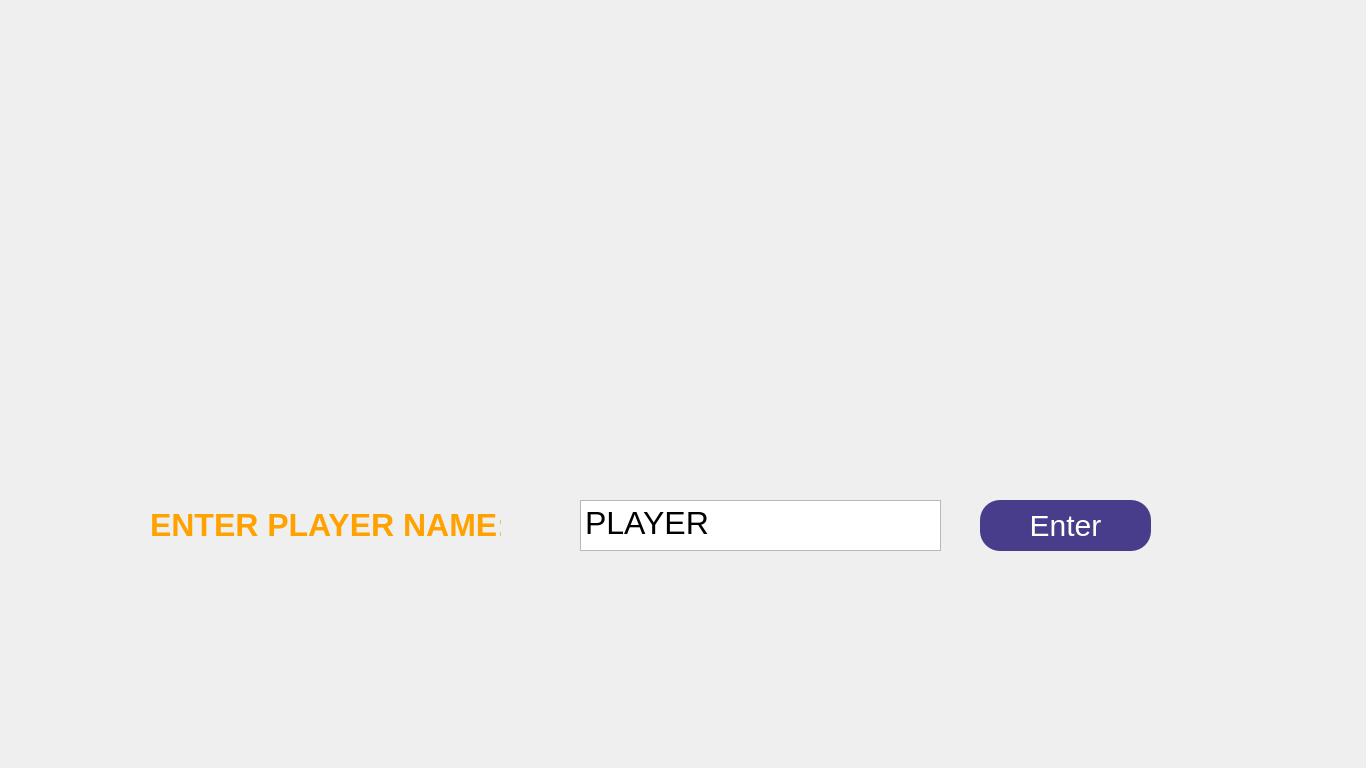
<?xml version="1.0" encoding="UTF-8"?>
<ui version="4.0">
 <class>Player</class>
 <widget class="QWidget" name="Player">
  <property name="enabled">
   <bool>true</bool>
  </property>
  <property name="geometry">
   <rect>
    <x>0</x>
    <y>0</y>
    <width>1366</width>
    <height>768</height>
   </rect>
  </property>
  <property name="windowTitle">
   <string>Form</string>
  </property>
  <widget class="QPushButton" name="pushButton">
   <property name="geometry">
    <rect>
     <x>980</x>
     <y>500</y>
     <width>171</width>
     <height>51</height>
    </rect>
   </property>
   <property name="styleSheet">
    <string notr="true">border-radius:20px;
background-color:rgb(72,61,139);
color:rgb(255,255,255);
font-size:30px;</string>
   </property>
   <property name="text">
    <string>Enter</string>
   </property>
  </widget>
  <widget class="QTextEdit" name="textEdit">
   <property name="geometry">
    <rect>
     <x>580</x>
     <y>500</y>
     <width>361</width>
     <height>51</height>
    </rect>
   </property>
   <property name="html">
    <string>&lt;!DOCTYPE HTML PUBLIC &quot;-//W3C//DTD HTML 4.0//EN&quot; &quot;http://www.w3.org/TR/REC-html40/strict.dtd&quot;&gt;
&lt;html&gt;&lt;head&gt;&lt;meta name=&quot;qrichtext&quot; content=&quot;1&quot; /&gt;&lt;style type=&quot;text/css&quot;&gt;
p, li { white-space: pre-wrap; }
&lt;/style&gt;&lt;/head&gt;&lt;body style=&quot; font-family:'Ubuntu'; font-size:11pt; font-weight:400; font-style:normal;&quot;&gt;
&lt;p style=&quot; margin-top:0px; margin-bottom:0px; margin-left:0px; margin-right:0px; -qt-block-indent:0; text-indent:0px;&quot;&gt;&lt;span style=&quot; font-size:24pt;&quot;&gt;PLAYER&lt;/span&gt;&lt;/p&gt;&lt;/body&gt;&lt;/html&gt;</string>
   </property>
  </widget>
  <widget class="QLabel" name="label">
   <property name="geometry">
    <rect>
     <x>-100</x>
     <y>-100</y>
     <width>261</width>
     <height>81</height>
    </rect>
   </property>
   <property name="font">
    <font>
     <pointsize>16</pointsize>
     <weight>75</weight>
     <italic>true</italic>
     <bold>true</bold>
    </font>
   </property>
   <property name="text">
    <string>&lt;html&gt;&lt;head/&gt;&lt;body&gt;&lt;p&gt;&lt;span style=&quot; color:#ffffff;&quot;&gt;Enter Player Name :&lt;/span&gt;&lt;/p&gt;&lt;/body&gt;&lt;/html&gt;</string>
   </property>
  </widget>
  <widget class="QLabel" name="label_3">
   <property name="enabled">
    <bool>true</bool>
   </property>
   <property name="geometry">
    <rect>
     <x>-1000</x>
     <y>-1000</y>
     <width>800</width>
     <height>600</height>
    </rect>
   </property>
   <property name="text">
    <string/>
   </property>
   <property name="pixmap">
    <pixmap>:/new/prefix1/back.jpg</pixmap>
   </property>
  </widget>
  <widget class="QLabel" name="label_4">
   <property name="geometry">
    <rect>
     <x>-70</x>
     <y>0</y>
     <width>1441</width>
     <height>801</height>
    </rect>
   </property>
   <property name="text">
    <string/>
   </property>
   <property name="pixmap">
    <pixmap resource="background.qrc">:/new/prefix1/dirtbike1.jpg</pixmap>
   </property>
   <property name="scaledContents">
    <bool>true</bool>
   </property>
  </widget>
  <widget class="QLabel" name="label_2">
   <property name="geometry">
    <rect>
     <x>150</x>
     <y>490</y>
     <width>351</width>
     <height>71</height>
    </rect>
   </property>
   <property name="text">
    <string>&lt;html&gt;&lt;head/&gt;&lt;body&gt;&lt;p&gt;&lt;span style=&quot; font-size:24pt; font-weight:600; color:#ffa200;&quot;&gt;ENTER PLAYER NAME:&lt;/span&gt;&lt;/p&gt;&lt;/body&gt;&lt;/html&gt;</string>
   </property>
  </widget>
  <widget class="QLabel" name="label_5">
   <property name="geometry">
    <rect>
     <x>500</x>
     <y>600</y>
     <width>571</width>
     <height>31</height>
    </rect>
   </property>
   <property name="text">
    <string/>
   </property>
  </widget>
  <zorder>label_4</zorder>
  <zorder>label_3</zorder>
  <zorder>pushButton</zorder>
  <zorder>textEdit</zorder>
  <zorder>label</zorder>
  <zorder>label_2</zorder>
  <zorder>label_5</zorder>
 </widget>
 <resources>
  <include location="background.qrc"/>
 </resources>
 <connections/>
</ui>
